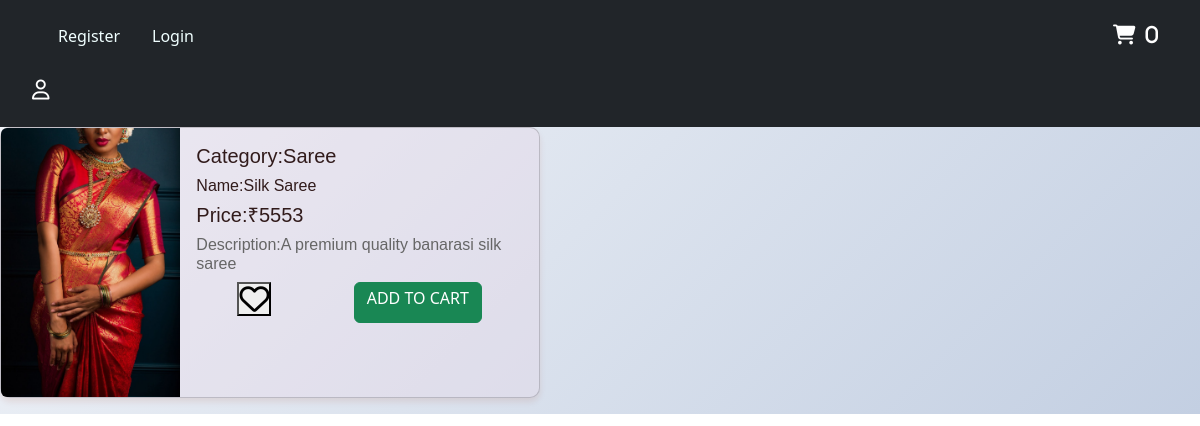
/details/4/, run on the app's committed database.
### products/models.py (models this page shows, shortened)
class Product(models.Model):
    category=models.ForeignKey(Category,on_delete=models.CASCADE)
    product_name=models.CharField(max_length=100)
    prod_img=models.ImageField(upload_to='userimg/',blank=True,null=True)
    price=models.IntegerField()
    description=models.CharField(max_length=100)
    created_at=models.DateTimeField(auto_now_add=True)
    updated_at=models.DateTimeField(auto_now_add=True)
    likes=models.ManyToManyField(User,related_name='liked',blank=True,null=True)
    carts=models.ManyToManyField(User,related_name='carted',blank=True,null=True)

class Category(models.Model):
    category_name=models.CharField(max_length=100)
    description=models.CharField(max_length=100)
    created_at=models.DateTimeField(auto_now_add=True)
    updated_at=models.DateTimeField(auto_now_add=True)
    def __str__(self):
        return self.category_name

### accounts/views.py (the view)
# urls.py: path('details/<int:pk>/',views.details,name="details"),
def details(request,pk):
    products = Product.objects.get(pk=pk)
    productss = Product.objects.get(pk=pk)
    is_liked = False
    if products.likes.filter(id=request.user.id).exists():
        is_liked = True
    prod_like = is_liked
    is_carted = False
    if productss.carts.filter(id=request.user.id).exists():
        is_carted = True
    prod_cart = is_carted
    return render(request,"details.html",{'products':products,'prod_like':prod_like,"productss":productss,"prod_cart":prod_cart})

### accounts/context_processors.py (called while the page is built, shortened)
def get_cart_count(request):
    count = 0
    return {'count': count}

### templates/details.html (shortened to what this page needs)
{% include "base.html" %}
{% block content %}
<div class="card mb-3" style="max-width: 540px">
  <div class="row g-0">
    <div class="col-md-4">
      <img
        src="{{products.prod_img.url}}"
        class="img-fluid rounded-start"
        alt="..."
      />
    </div>
    <div class="col-md-8">
      <div class="card-body  shi">
        <h5 class="card-title">Category:{{products.category}}</h5>
        <h6 class="card-title">Name:{{products.product_name}}</h6>
        <h5 class="card-title">Price:₹{{products.price}}</h5>
        <h6 class="card-text">Description:{{products.description}}<h6>
        <div class="flex-container">
          {% if prod_like %}
          <form action="{% url 'productliked' pk=products.id %}" method="POST">
            {% csrf_token %}
            <button type="submit">
              <input type="hidden" name="product_id" value="{{products.id}}">
              <i class="fa-solid fa-heart" style="color: red;"></i>
            </button>
           </form>
          {% else %}
          <form action="{% url 'productliked' pk=products.id %}" method="POST">
            <button type="submit">
              <i class="fa-regular fa-heart"></i>
            </button>
           </form>
          {% endif %}
          {% if prod_cart %}
          <form action="{% url 'productcart' pk=products.id %}" method="POST" class="ff">
            {% csrf_token %}
            <button type="submit" class="btn btn-success">
              <input type="hidden" name="prod_id" value="{{products.id}}">
              <h6>REMOVE</h6>
            </button>
           </form>
          {% else %}
          <form action="{% url 'productcart' pk=products.id %}" method="POST" class="ff">
            <button type="submit" class="btn btn-success">
              <h6>ADD TO CART</h6>
            </button>
           </form>
          {% endif %}
        </div>
      </div>
    </div>
  </div>
</div>
{% endblock %}

### templates/base.html (style rules this page uses)
* { margin: 0; padding: 0; box-sizing: border-box; }
body { background: linear-gradient(135deg, #f5f7fa, #c3cfe2); background-repeat: no-repeat; background-size: cover; }
.card { background-color: rgba(232, 216, 232, 0.377); border-radius: 10px; box-shadow: 0 4px 6px rgba(161, 43, 4, 0.1); }
.card-title { font-family: Arial, Helvetica, sans-serif; color: rgb(49, 27, 27); }
.card-text { font-family: Arial, Helvetica, sans-serif; color: #666; }
.fa-heart { font-size: 30px; }
.flex-container { display: flex; justify-content: space-around; }

### data on the page
Product: prod_img (picture), category "Saree", product_name "Silk Saree", price "5553", description "A premium quality banarasi silk saree"

### other printed values
{{ count }} "0"
